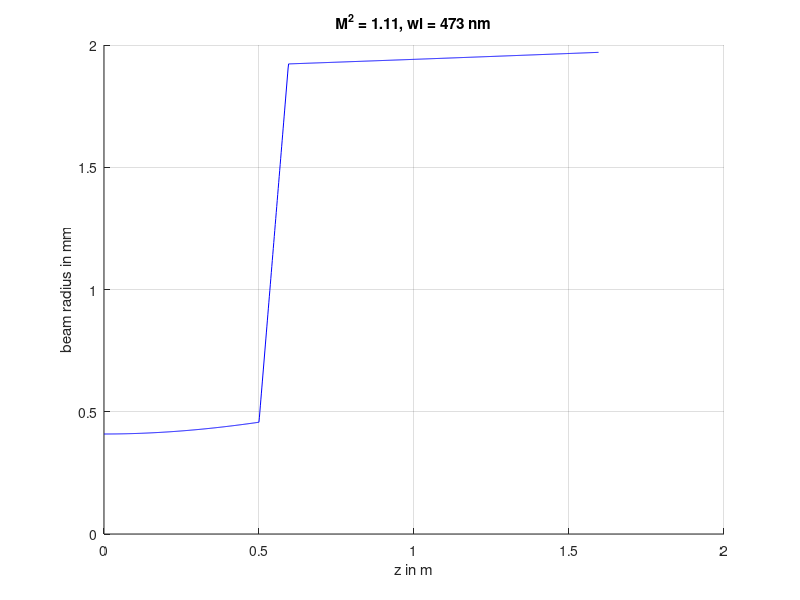

Write the MATLAB code that produced this figure. (Note: this script raises an error after producing the figure.)
##  SPDX-License-Identifier: BSD-3-Clause
##  Copyright (c) 2024, Sören Jakob Gerke

## Gaussian beam calculation for the basic design of a beam expander and a
## light sheet optic
##
## Author: Sören J. Gerke
##

## bp  .. beam parameter product
## div .. beam divergence full angle in rad
## f   .. focal length in m
## msq .. "M squared" beam quality factor in -
## n   .. refractive index of free space, air in -
## r   .. beam radius in m
## rw  .. beam waist radius in m
## wl  .. wave length in m
## zr  .. Rayleigh range in m
## z   .. coordinate beam axis in m
## zo  .. z position of optical element in m

##
## functions
##

## beam parameter
func_bp = @ (z, zr) complex (z, zr);

## divergence in rad
function div = func_div (msq, wl, rw, n)
   div = 2 * msq * wl / (pi * n * rw);
endfunction
func_gb_div = @ (gb, n) func_div (gb.msq, gb.wl, gb.rw, n);

## beam radius (1/e^2) along z
function r = func_r (z, rw, zr)
   r = rw .* sqrt (1 + (z ./ zr).^2);
endfunction

## beam waist radius
function rw = func_rw (msq, wl, zr, n)
  rw = sqrt (zr * msq * wl / ( n * pi));
endfunction
func_gb_rw = @ (gb, n) func_rw (gb.msq, gb.wl, gb.zr, n);

## Rayleigh range
func_zr = @ (msq, wl, rw, n) (pi * rw^2 * n) / (msq * wl);
func_gb_zr = @ (gb, n) func_zr (gb.msq, gb.wl, gb.rw, n);

function rtm = get_rtm (element, p)
## ray transfer matrix definitions
  switch element
    case {"thin lens"}
      rtm = [[1 0];
      			 [-1/p(1) 1]];
    case {"free space"}
      rtm = [[1 p(1)];
             [0 1]];
    otherwise
      error ([element " ... unknown"]);
    endswitch
endfunction

function gbo = beam_propagate (optics, gbi, n)
  rtm_g = eye (2);
  for i = 1 : numel (optics)
    rtm_g = optics{i} * rtm_g;
    rtm{i} = rtm_g;
    ## beam parameter product propagation through i RTMs
    gbo.bp{i} = (rtm{i}(1,1)*gbi.bp + rtm{i}(1,2)) / (rtm{i}(2,1)*gbi.bp + rtm{i}(2,2));
    gbo.zr{i} = imag (gbo.bp{i});
    gbo.zp{i} = real (gbo.bp{i});
    gbo.msq{i} = gbi.msq;
    gbo.wl{i} = gbi.wl;
    gbo.rw{i} = func_rw (gbo.msq{i}, gbo.wl{i}, gbo.zr{i}, n);
    gbo.div{i} = func_div (gbo.msq{i}, gbo.wl{i}, gbo.rw{i}, n);
  endfor
endfunction

function [optics, zo] = optics_thin_lens_pair (f_1, f_2, dz_in, dz_lp, dz_out, z_0)
  dz(1) = dz_in;
  zo(1) = z_0 + dz(1);
  optics{1} = get_rtm ("free space", dz(1));
  dz(2) = 0.0;
  zo(2) = zo(1) + dz(2);
  optics{2} = get_rtm ("thin lens", f_1);
  dz(3) = dz_lp;
  zo(3) = zo(2) + dz(3);
  optics{3} = get_rtm ("free space", dz(3));
  dz(4) = 0.0;
  zo(4) = zo(3) + dz(4);
  optics{4} = get_rtm ("thin lens", f_2);
  dz(5) = dz_out;
  zo(5) = zo(4) + dz(5);
  optics{5} = get_rtm ("free space", dz(5));
endfunction

function [r, z] = beam_radius_propagation (gb, zo, z_0, npoints)
  zz = linspace (z_0, zo(end), npoints);
  z_sec{1} = zz((zz>=z_0)&(zz<=zo(1)));
  r_sec{1} = func_r (z_sec{1}-zo(1)+gb.zp{1}, gb.rw{1}, gb.zr{1});
  for i = 2 : numel (zo)
    z_sec{i} = zz((zz>=zo(i-1))&(zz<=zo(i)));
    r_sec{i} = func_r (z_sec{i}-zo(i)+gb.zp{i}, gb.rw{i}, gb.zr{i});
  endfor
  z = cell2mat (z_sec);
  r = cell2mat (r_sec);
endfunction

function fh = plot_beam (r, z, gb)
  fh = figure (); hold on; grid on;
  plot (z, +1e3 * r, "-b");
  ylabel ("beam radius in mm");
  xlabel ("z in m");
  title (["M^2 = " num2str(gb.msq{1}) ", wl = " num2str(1e9*gb.wl{1}) " nm"]);
endfunction

##
## calculation
##
close all

## input parameters
n = 1; # air
z_0 = 0; # z start position
npoints = 1000; # z resolution in points

## PLIF laser parameters
## model CNI, MBL-III-473-50-3-LED, parameters from protocol:
## major axis
gb_1.wl = 473e-9;
gb_1.msq = 1.07;
gb_1.rw = 0.5 * 955e-6;
gb_1.zr = func_gb_zr (gb_1, n);
gb_1.bp = func_bp (z_0, gb_1.zr);
gb_1.div = func_gb_div (gb_1, n);
gb_1
## minor axis
gb_2.wl = 473e-9;
gb_2.msq = 1.11;
gb_2.rw = 0.5 * 818e-6;
gb_2.zr = func_gb_zr (gb_2, n);
gb_2.bp = func_bp (z_0, gb_2.zr);
gb_2.div = func_gb_div (gb_2, n);
gb_2

## basic Galilean beam expander
dz_in = 0.5;
f_1 = -0.030; # Thorlabs LC1060-A
f_2 = +0.125; # Thorlabs LA1986-A
dz_lp = f_1 + f_2;
dz_out = 1.0;
[o_be, zo] = optics_thin_lens_pair (f_1, f_2, dz_in, dz_lp, dz_out, z_0);
gbo = beam_propagate (o_be, gb_2, n)
[r, z] = beam_radius_propagation (gbo, zo, z_0, npoints);
fh_1 = plot_beam (r, z, gbo);
sin (cell2mat(gbo.div)) ./ cell2mat(gbo.div)
write_series_csv ([pdir.result "r_z_beam-expander"], [z' r'], {"z in m", "r in m"}, [])

## basic light sheet optics
dz_in = 0.5;
f_1 = -0.1; # Thorlabs LC1120-A, 25.4 mm
f_2_cyl_1 = -0.0254; # Thorlabs LK1900L1-A, 16 x 18 mm
f_2_cyl_2 = +0.150; # Thorlabs LJ1629L1-A, 30 x 32 mm
dz_out = 1.0;

## y
dz_lp = 0.135;
[o_be, zo] = optics_thin_lens_pair (f_1, f_2_cyl_2, dz_in, dz_lp, dz_out, z_0);
gbo = beam_propagate (o_be, gb_2, n)
[r, z] = beam_radius_propagation (gbo, zo, z_0, npoints);
fh_22 = plot_beam (r, z, gbo);
sin (cell2mat(gbo.div)) ./ cell2mat(gbo.div)
write_series_csv ([pdir.result "r_z_light-sheet_y"], [z' r'], {"z in m", "r in m"}, [])

## x
dz_lp = 0.125;
[o_be, zo] = optics_thin_lens_pair (f_1, f_2_cyl_1, dz_in, dz_lp, dz_out, z_0);
gbo = beam_propagate (o_be, gb_2, n)
[r, z] = beam_radius_propagation (gbo, zo, z_0, npoints);
fh_21 = plot_beam (r, z, gbo);
sin (cell2mat(gbo.div)) ./ cell2mat(gbo.div)
write_series_csv ([pdir.result "r_z_light-sheet_x"], [z' r'], {"z in m", "r in m"}, [])

